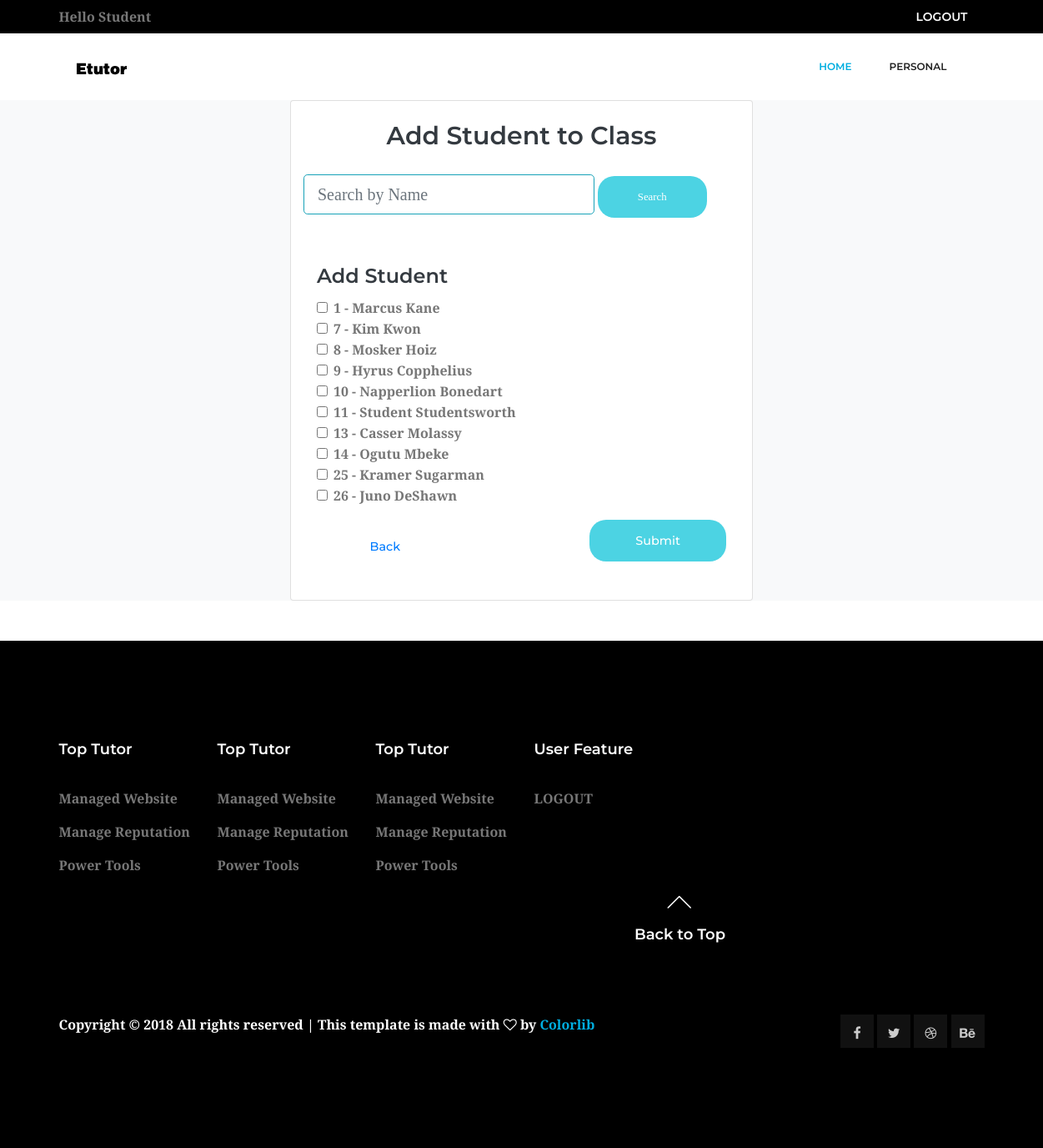
/classroomstudent_add_bulk.php (signed in), run on the app's committed database.
### tables this page shows
CREATE TABLE `tbluser` (
  `user_id` int(11) NOT NULL,
  `first_name` varchar(45) NOT NULL,
  `last_name` varchar(45) NOT NULL,
  `email` varchar(45) NOT NULL,
  `password` varchar(45) NOT NULL,
  `role` int(11) NOT NULL
);

### controller/c_router.php (called while the page is built)
<?php
class c_Router{
	public function loadView($view, $data=array()){
		include("view/v_layout.php");
	}
}

### controller/c_classroomstudent.php (called while the page is built, shortened)
<?php
include_once("controller/c_router.php");
class c_ClassroomStudent extends c_Router
{
	public function getAddBulk()
	{
		$this->loadView('v_classroomstudentadd_bulk');
	}
}

### classroomstudent_add_bulk.php (called while the page is built)
<?php
require_once("controller/c_classroomstudent.php");
$controller = new c_ClassroomStudent();
$controller->getAddBulk();

### model/dbconnect.php (called while the page is built, shortened)
<?php
class DbConnect
{
	public $_db = null;
	public $_sql = "";
	function DBconnect()
	{
		$this->_db = new PDO('mysql:host=localhost:4406;dbname=etutor', 'root', '');
		$this->_db->query('set names "utf8"');
	}
	public function setQuery($sql)
	{
		$this->_sql = $sql;
	}
	public function execute($options = array())
	{
		$this->_cursor = $this->_db->prepare($this->_sql);
		$this->_cursor->execute();
		return $this->_cursor;
	}
	public function getAllRows($options = array())
	{
		if (!$options) {
			if (!$result = $this->execute())
				return false;
		} else {
			if (!$result = $this->execute($options))
				return false;
		}
		return $result->fetchAll(PDO::FETCH_OBJ);
	}
}

### controller/c_user.php (called while the page is built, shortened)
<?php
require_once("controller/c_router.php");
include_once("model/m_user.php");
class c_User extends c_Router
{
	public function getStudentList()
	{
		$muser = new m_User();
		$userlist = $muser->getAllStudent();
		$data = array('UserList' => $userlist);
		return $data;
	}
}

### model/m_user.php (called while the page is built, shortened)
<?php
include_once('model/dbconnect.php');
class m_User extends DBconnect
{
	public function getAllStudent()
	{
		$sql = "SELECT * FROM tbluser where role = 1";
		$studentlist = $this->getAllRows();
		return $studentlist;
	}
}

### view/v_classroomstudentadd_bulk.php (the view, shortened to what this page needs)
<?php
$cuser = new c_User();
$data = $cuser->getStudentList();
$userlist = $data['UserList'];
?>
<div class="container">
	<div class="card col-sm-12 col-md-6 mb-5 mx-auto bg-white">
		<h2 class="pt-4 text-dark card-title text-center">Add Student to Class</h2>
		<div class="row py-3">
			<form action="" method="post" class="col-12">
				<input type="text" name="search" class="d-inline form-control form-control-lg col-md-8 col-sm-12 border border-info" placeholder="Search by Name">
				<input type="submit" name="subb" value="Search" class="d-inline genric-btn success circle px-4 py-1 col-md-3 col-sm-12">
			</form>
		</div>
		<form action="#" method="post" class="center p-3 pb-4">
			<h3 class="pt-4 text-dark  card-title">Add Student</h3>
			<?php
			foreach ($userlist as $student) {
			?>
				<div class="form-check">
					<input class="form-check-input" type="checkbox" name="student[]" value="<?= $student->user_id ?>" id="defaultCheck<?= $student->user_id ?>">
					<label class="form-check-label" for="defaultCheck<?= $student->user_id ?>">
						<?= $student->user_id ?> - <?= $student->first_name ?> <?= $student->last_name ?>
					</label>
				</div>
			<?php
			}
			?>
			<div class="pt-3">
				<h4><input type="submit" class="genric-btn success circle px-5 py-1 col-sm-12 mb-sm-3 col-md-4 float-right" value="Submit" name="submit"></h4>
				<h4><a href="classroom.php" class="genric-btn  circle px-5 py-1 col-sm-12 mb-sm-3 col-md-4 float-left">Back</a></h4>
			</div>
	</div>
</div>
</div>

### data on the page
tbluser: user_id "1", first_name "Marcus", last_name "Kane"
tbluser: user_id "7", first_name "Kim", last_name "Kwon"
tbluser: user_id "8", first_name "Mosker", last_name "Hoiz"
tbluser: user_id "9", first_name "Hyrus", last_name "Copphelius"
tbluser: user_id "10", first_name "Napperlion", last_name "Bonedart"
tbluser: user_id "11", first_name "Student", last_name "Studentsworth"
tbluser: user_id "13", first_name "Casser", last_name "Molassy"
tbluser: user_id "14", first_name "Ogutu", last_name "Mbeke"
tbluser: user_id "25", first_name "Kramer", last_name "Sugarman"
tbluser: user_id "26", first_name "Juno", last_name "DeShawn"

### other printed values
$_SESSION['user_name'] "Student"
